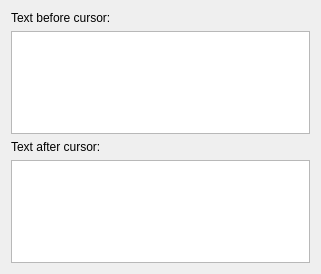
<?xml version="1.0" encoding="UTF-8"?>
<ui version="4.0">
 <class>SMSConfig</class>
 <widget class="QWidget" name="SMSConfig">
  <property name="geometry">
   <rect>
    <x>0</x>
    <y>0</y>
    <width>321</width>
    <height>274</height>
   </rect>
  </property>
  <property name="windowTitle">
   <string>Form1</string>
  </property>
  <layout class="QVBoxLayout">
   <property name="spacing">
    <number>6</number>
   </property>
   <property name="margin">
    <number>11</number>
   </property>
   <item>
    <widget class="QLabel" name="TextLabel3">
     <property name="text">
      <string>Text before cursor:</string>
     </property>
     <property name="alignment">
      <set>Qt::AlignLeading|Qt::AlignLeft|Qt::AlignVCenter</set>
     </property>
     <property name="wordWrap">
      <bool>false</bool>
     </property>
    </widget>
   </item>
   <item>
    <widget class="QPlainTextEdit" name="edtBefore"/>
   </item>
   <item>
    <widget class="QLabel" name="TextLabel4">
     <property name="text">
      <string>Text after cursor:</string>
     </property>
     <property name="alignment">
      <set>Qt::AlignLeading|Qt::AlignLeft|Qt::AlignVCenter</set>
     </property>
     <property name="wordWrap">
      <bool>false</bool>
     </property>
    </widget>
   </item>
   <item>
    <widget class="QPlainTextEdit" name="edtAfter"/>
   </item>
  </layout>
 </widget>
 <resources/>
 <connections/>
</ui>
